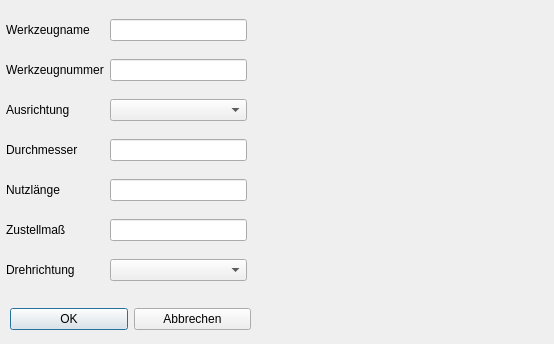
<?xml version="1.0" encoding="UTF-8"?>
<ui version="4.0">
 <class>Dialog_fraeser</class>
 <widget class="QDialog" name="Dialog_fraeser">
  <property name="geometry">
   <rect>
    <x>0</x>
    <y>0</y>
    <width>554</width>
    <height>344</height>
   </rect>
  </property>
  <property name="windowTitle">
   <string>Fräser bearbeiten</string>
  </property>
  <property name="modal">
   <bool>true</bool>
  </property>
  <widget class="QLabel" name="label_bild">
   <property name="geometry">
    <rect>
     <x>250</x>
     <y>10</y>
     <width>291</width>
     <height>291</height>
    </rect>
   </property>
   <property name="text">
    <string/>
   </property>
  </widget>
  <widget class="QWidget" name="layoutWidget">
   <property name="geometry">
    <rect>
     <x>6</x>
     <y>7</y>
     <width>241</width>
     <height>291</height>
    </rect>
   </property>
   <layout class="QGridLayout" name="gridLayout">
    <item row="0" column="0">
     <widget class="QLabel" name="label">
      <property name="text">
       <string>Werkzeugname</string>
      </property>
     </widget>
    </item>
    <item row="0" column="1">
     <widget class="QLineEdit" name="lineEdit_name"/>
    </item>
    <item row="1" column="0">
     <widget class="QLabel" name="label_2">
      <property name="text">
       <string>Werkzeugnummer</string>
      </property>
     </widget>
    </item>
    <item row="2" column="0">
     <widget class="QLabel" name="label_3">
      <property name="text">
       <string>Ausrichtung</string>
      </property>
     </widget>
    </item>
    <item row="3" column="0">
     <widget class="QLabel" name="label_4">
      <property name="text">
       <string>Durchmesser</string>
      </property>
     </widget>
    </item>
    <item row="1" column="1">
     <widget class="QLineEdit" name="lineEdit_nr"/>
    </item>
    <item row="2" column="1">
     <widget class="QComboBox" name="comboBox_ausrichtung"/>
    </item>
    <item row="4" column="0">
     <widget class="QLabel" name="label_5">
      <property name="text">
       <string>Nutzlänge</string>
      </property>
     </widget>
    </item>
    <item row="5" column="0">
     <widget class="QLabel" name="label_6">
      <property name="text">
       <string>Zustellmaß</string>
      </property>
     </widget>
    </item>
    <item row="6" column="0">
     <widget class="QLabel" name="label_7">
      <property name="text">
       <string>Drehrichtung</string>
      </property>
     </widget>
    </item>
    <item row="6" column="1">
     <widget class="QComboBox" name="comboBox_drehricht"/>
    </item>
    <item row="3" column="1">
     <widget class="QLineEdit" name="lineEdit_dm"/>
    </item>
    <item row="4" column="1">
     <widget class="QLineEdit" name="lineEdit_nutzl"/>
    </item>
    <item row="5" column="1">
     <widget class="QLineEdit" name="lineEdit_zustma"/>
    </item>
   </layout>
  </widget>
  <widget class="QWidget" name="layoutWidget">
   <property name="geometry">
    <rect>
     <x>10</x>
     <y>304</y>
     <width>241</width>
     <height>31</height>
    </rect>
   </property>
   <layout class="QHBoxLayout" name="horizontalLayout">
    <item>
     <widget class="QPushButton" name="pushButton_ok">
      <property name="text">
       <string>OK</string>
      </property>
     </widget>
    </item>
    <item>
     <widget class="QPushButton" name="pushButton_abbrechen">
      <property name="text">
       <string>Abbrechen</string>
      </property>
     </widget>
    </item>
   </layout>
  </widget>
 </widget>
 <tabstops>
  <tabstop>lineEdit_name</tabstop>
  <tabstop>lineEdit_nr</tabstop>
  <tabstop>comboBox_ausrichtung</tabstop>
  <tabstop>lineEdit_dm</tabstop>
  <tabstop>lineEdit_nutzl</tabstop>
  <tabstop>lineEdit_zustma</tabstop>
  <tabstop>comboBox_drehricht</tabstop>
  <tabstop>pushButton_ok</tabstop>
  <tabstop>pushButton_abbrechen</tabstop>
 </tabstops>
 <resources/>
 <connections/>
</ui>
